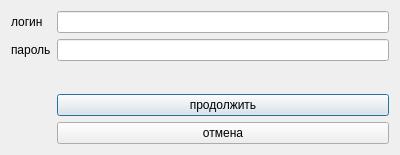
<?xml version="1.0" encoding="UTF-8"?>
<ui version="4.0">
 <class>Auth</class>
 <widget class="QDialog" name="Auth">
  <property name="geometry">
   <rect>
    <x>0</x>
    <y>0</y>
    <width>400</width>
    <height>155</height>
   </rect>
  </property>
  <property name="windowTitle">
   <string>Dialog</string>
  </property>
  <layout class="QGridLayout" name="gridLayout">
   <item row="3" column="1">
    <widget class="QLabel" name="label_3">
     <property name="text">
      <string/>
     </property>
    </widget>
   </item>
   <item row="6" column="1">
    <widget class="QPushButton" name="pushButton">
     <property name="text">
      <string>продолжить</string>
     </property>
    </widget>
   </item>
   <item row="0" column="0">
    <widget class="QLabel" name="label">
     <property name="text">
      <string>логин</string>
     </property>
    </widget>
   </item>
   <item row="1" column="0">
    <widget class="QLabel" name="label_2">
     <property name="text">
      <string>пароль</string>
     </property>
    </widget>
   </item>
   <item row="0" column="1">
    <widget class="QLineEdit" name="lineEdit">
     <property name="enabled">
      <bool>true</bool>
     </property>
    </widget>
   </item>
   <item row="7" column="1">
    <widget class="QPushButton" name="pushButton_2">
     <property name="text">
      <string>отмена</string>
     </property>
     <property name="autoDefault">
      <bool>false</bool>
     </property>
    </widget>
   </item>
   <item row="1" column="1">
    <widget class="QLineEdit" name="lineEdit_2">
     <property name="echoMode">
      <enum>QLineEdit::Password</enum>
     </property>
    </widget>
   </item>
  </layout>
 </widget>
 <resources/>
 <connections>
  <connection>
   <sender>pushButton_2</sender>
   <signal>clicked()</signal>
   <receiver>Auth</receiver>
   <slot>close()</slot>
   <hints>
    <hint type="sourcelabel">
     <x>134</x>
     <y>136</y>
    </hint>
    <hint type="destinationlabel">
     <x>20</x>
     <y>111</y>
    </hint>
   </hints>
  </connection>
 </connections>
</ui>
